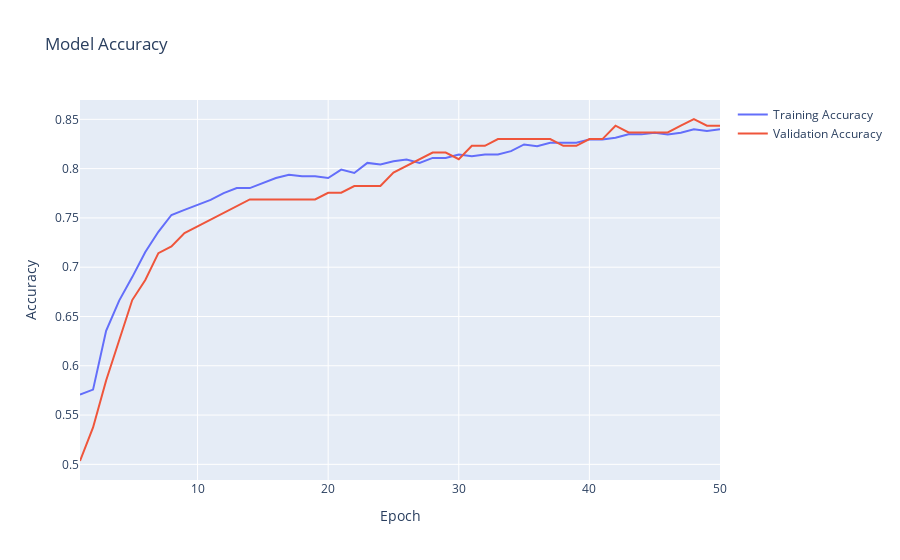
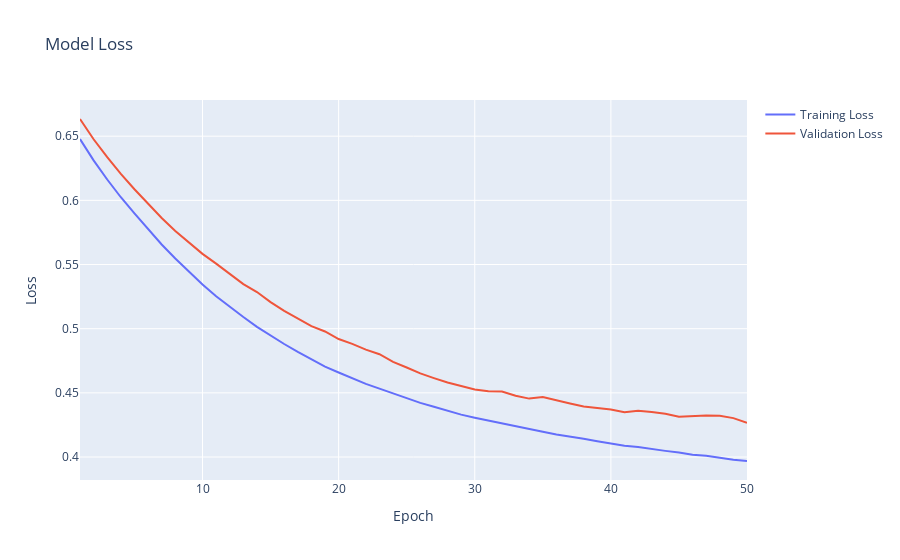

Notebook cell for these charts, in order:
### Code cell
# Create the model using the SGD optimizer
sgd_model = create_model(optimizer='sgd')

# Train the model
history_sgd = sgd_model.fit(X_train, y_train,
                            epochs=50,  # Number of epochs for training
                            batch_size=32,  # Batch size for training
                            validation_split=0.2,  # Split of training data for validation
                            verbose=1)  # Display progress during training

# Evaluate the model on the test set
test_loss_sgd, test_accuracy_sgd = sgd_model.evaluate(X_test, y_test)

# Visualize training history with Plotly

# Plot Accuracy
fig_accuracy = go.Figure()
fig_accuracy.add_trace(go.Scatter(x=list(range(1, 51)), y=history_sgd.history['accuracy'],
                                 mode='lines', name='Training Accuracy'))
fig_accuracy.add_trace(go.Scatter(x=list(range(1, 51)), y=history_sgd.history['val_accuracy'],
                                 mode='lines', name='Validation Accuracy'))

fig_accuracy.update_layout(
    title='Model Accuracy',
    xaxis_title='Epoch',
    yaxis_title='Accuracy'
)

# Plot Loss
fig_loss = go.Figure()
fig_loss.add_trace(go.Scatter(x=list(range(1, 51)), y=history_sgd.history['loss'],
                             mode='lines', name='Training Loss'))
fig_loss.add_trace(go.Scatter(x=list(range(1, 51)), y=history_sgd.history['val_loss'],
                             mode='lines', name='Validation Loss'))

fig_loss.update_layout(
    title='Model Loss',
    xaxis_title='Epoch',
    yaxis_title='Loss'
)

# Show the figures
fig_accuracy.show()
fig_loss.show()

# Make predictions
y_pred_sgd = sgd_model.predict(X_test)
y_pred_classes_sgd = (y_pred_sgd > 0.5).astype(int)  # Convert probabilities to binary classes

# Classification Report
print(f"\nTest Accuracy: {test_accuracy_sgd:.4f}")
print("\nClassification Report:")
print(classification_report(y_test, y_pred_classes_sgd))

### Figure 1 — Plotly figure (JSON) as saved in the notebook; plotly's stock layout.template omitted (floating-point values rounded to 4 significant figures)
{"data": [{"mode": "lines", "name": "Training Accuracy", "type": "scatter", "x": [1, 2, 3, 4, 5, 6, 7, 8, 9, 10, 11, 12, 13, 14, 15, 16, 17, 18, 19, 20, 21, 22, 23, 24, 25, 26, 27, 28, 29, 30, 31, 32, 33, 34, 35, 36, 37, 38, 39, 40, 41, 42, 43, 44, 45, 46, 47, 48, 49, 50], "y": [0.5707, 0.5758, 0.6354, 0.6661, 0.6899, 0.7155, 0.7359, 0.753, 0.7581, 0.7632, 0.7683, 0.7751, 0.7802, 0.7802, 0.7853, 0.7905, 0.7939, 0.7922, 0.7922, 0.7905, 0.799, 0.7956, 0.8058, 0.8041, 0.8075, 0.8092, 0.8058, 0.8109, 0.8109, 0.8143, 0.8126, 0.8143, 0.8143, 0.8177, 0.8245, 0.8228, 0.8262, 0.8262, 0.8262, 0.8296, 0.8296, 0.8313, 0.8348, 0.8348, 0.8365, 0.8348, 0.8365, 0.8399, 0.8382, 0.8399]}, {"mode": "lines", "name": "Validation Accuracy", "type": "scatter", "x": [1, 2, 3, 4, 5, 6, 7, 8, 9, 10, 11, 12, 13, 14, 15, 16, 17, 18, 19, 20, 21, 22, 23, 24, 25, 26, 27, 28, 29, 30, 31, 32, 33, 34, 35, 36, 37, 38, 39, 40, 41, 42, 43, 44, 45, 46, 47, 48, 49, 50], "y": [0.5034, 0.5374, 0.585, 0.6259, 0.6667, 0.6871, 0.7143, 0.7211, 0.7347, 0.7415, 0.7483, 0.7551, 0.7619, 0.7687, 0.7687, 0.7687, 0.7687, 0.7687, 0.7687, 0.7755, 0.7755, 0.7823, 0.7823, 0.7823, 0.7959, 0.8027, 0.8095, 0.8163, 0.8163, 0.8095, 0.8231, 0.8231, 0.8299, 0.8299, 0.8299, 0.8299, 0.8299, 0.8231, 0.8231, 0.8299, 0.8299, 0.8435, 0.8367, 0.8367, 0.8367, 0.8367, 0.8435, 0.8503, 0.8435, 0.8435]}], "layout": {"title": {"text": "Model Accuracy"}, "xaxis": {"title": {"text": "Epoch"}}, "yaxis": {"title": {"text": "Accuracy"}}}}

### Figure 2 — Plotly figure (JSON) as saved in the notebook; plotly's stock layout.template omitted (floating-point values rounded to 4 significant figures)
{"data": [{"mode": "lines", "name": "Training Loss", "type": "scatter", "x": [1, 2, 3, 4, 5, 6, 7, 8, 9, 10, 11, 12, 13, 14, 15, 16, 17, 18, 19, 20, 21, 22, 23, 24, 25, 26, 27, 28, 29, 30, 31, 32, 33, 34, 35, 36, 37, 38, 39, 40, 41, 42, 43, 44, 45, 46, 47, 48, 49, 50], "y": [0.6478, 0.6311, 0.6162, 0.6024, 0.5898, 0.5774, 0.5656, 0.5547, 0.5443, 0.5345, 0.5253, 0.5169, 0.5091, 0.5015, 0.4946, 0.4881, 0.4819, 0.4761, 0.4704, 0.4659, 0.4612, 0.457, 0.4533, 0.4494, 0.4456, 0.4422, 0.4391, 0.4359, 0.433, 0.4307, 0.4284, 0.4261, 0.4238, 0.4217, 0.4196, 0.4176, 0.4161, 0.4142, 0.4123, 0.4106, 0.4088, 0.4078, 0.406, 0.4048, 0.4035, 0.4018, 0.401, 0.3994, 0.3978, 0.3969]}, {"mode": "lines", "name": "Validation Loss", "type": "scatter", "x": [1, 2, 3, 4, 5, 6, 7, 8, 9, 10, 11, 12, 13, 14, 15, 16, 17, 18, 19, 20, 21, 22, 23, 24, 25, 26, 27, 28, 29, 30, 31, 32, 33, 34, 35, 36, 37, 38, 39, 40, 41, 42, 43, 44, 45, 46, 47, 48, 49, 50], "y": [0.6634, 0.6476, 0.6337, 0.6206, 0.6087, 0.5973, 0.5862, 0.5761, 0.5674, 0.5583, 0.5507, 0.5428, 0.5348, 0.5285, 0.5207, 0.5139, 0.5082, 0.5019, 0.4978, 0.4919, 0.4882, 0.4837, 0.4801, 0.4742, 0.4697, 0.4652, 0.4615, 0.4581, 0.4554, 0.4526, 0.4513, 0.451, 0.4477, 0.4455, 0.4467, 0.4439, 0.4417, 0.4394, 0.4381, 0.437, 0.4348, 0.4361, 0.435, 0.4337, 0.4313, 0.4322, 0.4324, 0.4321, 0.4303, 0.4267]}], "layout": {"title": {"text": "Model Loss"}, "xaxis": {"title": {"text": "Epoch"}}, "yaxis": {"title": {"text": "Loss"}}}}
